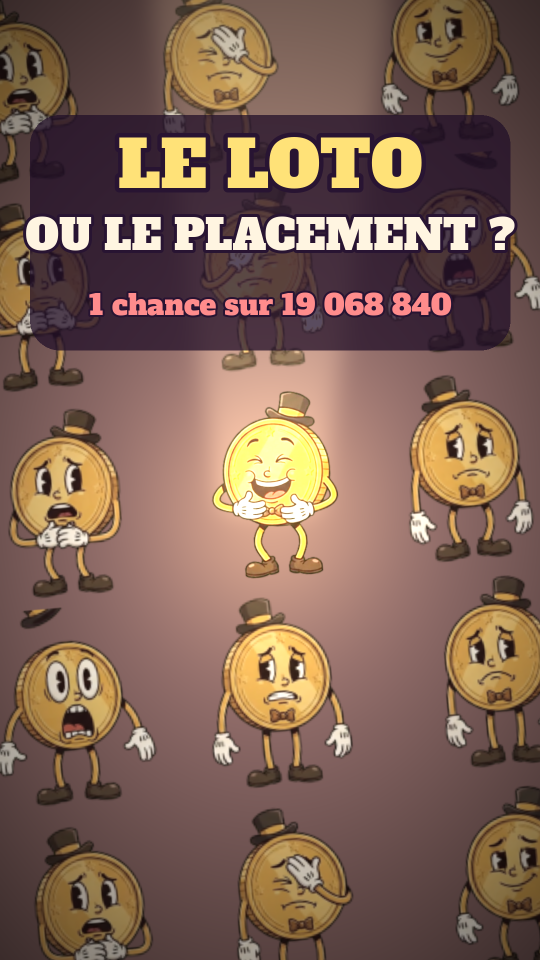
#> input picture episodes/2026-11-16_loto/couverture.png, 1080 x 1920 px (shown at 1/2 size)
$ python couverture.py
#> lines starting #> are read from the running program, lines starting #| are printed output that depends on the picture
### lib/cards_lib.py
import math, cairo
W,H=1080,1920
def hx(h,a=1): return (int(h[0:2],16)/255,int(h[2:4],16)/255,int(h[4:6],16)/255,a)
def width(c,s,fam,size,track):
    c.select_font_face(fam,0,0); c.set_font_size(size); return sum(c.text_extents(ch).x_advance+track for ch in s)-track
# [4 lines left out: function put, not called in this run]
def bg(c):
    g=cairo.LinearGradient(0,0,0,H); g.add_color_stop_rgb(0,*hx('05070C')[:3]); g.add_color_stop_rgb(.55,*hx('0A1730')[:3]); g.add_color_stop_rgb(1,*hx('12306B')[:3]); c.set_source(g); c.paint()
    r=cairo.RadialGradient(540,1500,0,540,1500,900); r.add_color_stop_rgba(0,*hx('2D5BB8',.35)); r.add_color_stop_rgba(1,*hx('2D5BB8',0)); c.set_source(r); c.paint()
def fit(c,s,fam,size,track,maxw):
    while width(c,s,fam,size,track)>maxw: size-=2
    return size
def card(name,slot,path,sub=None):
    s=cairo.ImageSurface(cairo.FORMAT_ARGB32,W,H); c=cairo.Context(s); bg(c)
    if slot:
        c.new_path(); x,y,sz,r=390,500,300,36
        c.new_sub_path(); c.arc(x+sz-r,y+r,r,-math.pi/2,0); c.arc(x+sz-r,y+sz-r,r,0,math.pi/2); c.arc(x+r,y+sz-r,r,math.pi/2,math.pi); c.arc(x+r,y+r,r,math.pi,1.5*math.pi); c.close_path()
        c.set_source_rgba(*hx('FFFFFF',.06)); c.fill_preserve(); c.set_dash([14,12]); c.set_source_rgba(*hx('FFFFFF',.55)); c.set_line_width(2.5); c.stroke(); c.set_dash([])
        put(c,"LOGO",y+sz/2+8,"Poppins Medium",26,'FFFFFF',8,.6)
        sz_=fit(c,name,"Poppins Medium",34,10,880); put(c,name,930,"Poppins Medium",sz_,'FFFFFF',10,.85); qy=1090
    else:
        sz_=fit(c,name,"Poppins Medium",92,10,900); put(c,name,800,"Poppins Medium",sz_,'FFFFFF',10); ly=860; qy=1000
        if sub:                                                                       # sous-titre facultatif, une ou plusieurs lignes, ex. « (GUCCI) »
            lines=[sub] if isinstance(sub,str) else list(sub); fs=min(fit(c,l,"Poppins Light",44,6,880) for l in lines)
            for i,l in enumerate(lines): put(c,l,875+i*(fs+16),"Poppins Light",fs,'FFFFFF',6,.85)
            ly=875+(len(lines)-1)*(fs+16)+60; qy=ly+120
        c.new_path(); c.move_to(500,ly); c.line_to(580,ly); c.set_source_rgba(*hx('FFFFFF',.5)); c.set_line_width(2); c.stroke()
    put(c,"Et toi, tu achètes ?",qy+(0 if not slot else 0),"Poppins Light",58,'FFFFFF',1)
    s.write_to_png(path)

### mister_coin/veo_coin.py
"""Mister Coin en clips Veo (Gemini) : détourage du fond vert, mise à l'échelle commune, enchaînements en fondu, boucles.

    from veo_coin import VeoCoin
    mc = VeoCoin(planning=[(0.0, 'aristo_entre_gauche', 'une'), (10.0, 'aristo_parle_neutre', 'boucle'), …],
                 x=500, pieds=1725, largeur_piece=220)
    rgb, alpha = mc.layer(t)        # tableaux float32 1080×1920 (couleur 0-255, alpha 0-1) à composer sur le décor

Chaque clip est décrit dans CLIPS : (fichier, largeur de la pièce dans le clip, centre x de la pièce, y des pieds).
'une' : le clip est joué une fois puis reste sur sa dernière image ; 'boucle' : il recommence avec un fondu de FONDU secondes.
Pour les entrées, le bord gauche du clip est calé sur le bord de l'écran (ancre 'bord'), pour qu'il entre vraiment par le côté."""
import os, subprocess, functools, math
import numpy as np, cv2
D = os.path.dirname(os.path.abspath(__file__)); V = f'{D}/veo'
W, H = 1080, 1920; FONDU = .4; CLIP_FPS = 24
# zones où il parle (images) et où il se tait, mesurées sur l'ouverture de la bouche
PAROLE = {'aristo_parle_neutre': ((24, 196), (198, 239)), 'aristo_parle_enthousiaste_16x9': ((27, 212), (214, 239)),
          'aristo_parle_explique': (((36, 86), (132, 188)), (200, 239))}   # images 88-130 : une troisième main sur la canne, exclues
# hauteur du personnage (chapeau → pieds, pose neutre) : c'est elle qui sert à la mise à l'échelle, pour qu'il garde la même taille d'un clip à l'autre
HAUTEUR = {'aristo_entre_gauche': 518*280/105*0+0, 'aristo_parle_neutre': 965, 'aristo_parle_enthousiaste_16x9': 417, 'aristo_parle_explique': 419, 'aristo_parle_enthousiaste': 1053}
CLIPS = {'aristo_entre_gauche': ((1280, 720), 280, 637, 711, 'bord'),
         'aristo_parle_neutre': ((720, 1280), 347, 346, 1117, 'centre'),
         'aristo_parle_enthousiaste_16x9': ((1280, 720), 174, 634, 579, 'centre'),
         'aristo_parle_explique': ((1280, 720), 175, 635, 581, 'centre'),
         'aristo_parle_enthousiaste': ((720, 1280), 440, 343, 1143, 'centre')}

REACTIONS = {}
def _from_catalogue():
    """les clips analysés par veo_catalogue.py complètent automatiquement CLIPS, PAROLE et HAUTEUR"""
    import json
    p = f'{V}/catalogue.json'
    if not os.path.exists(p): return
    for nm, c in json.load(open(p)).items():
        if nm in CLIPS: continue
        CLIPS[nm] = (tuple(c['format']), c['piece'], c['cx'], c['pieds'], 'bord' if 'entre' in nm or 'sort' in nm else 'centre')
        if c.get('hauteur'): HAUTEUR[nm] = c['hauteur']
        if c.get('type') == 'reaction': REACTIONS[nm] = tuple(c['action']); continue      # réactions (joie, saut…) : jouées d'un bloc, jamais pour parler
        if c.get('parle'):                                                    # clip qui parle sans silence final : on prend ses dernières images comme pose de repos
            pl = [tuple(x) for x in c['parle']]; q = tuple(c['silence'][-1]) if c.get('silence') else (c['images']-8, c['images']-1)
            PAROLE[nm] = ((pl[0] if len(pl) == 1 else tuple(pl)), q)
_from_catalogue()
# [7 lines left out: function _key, not called in this run]

class VeoCoin:
    # [244 lines left out: functions __init__, _frames, _sequence, _feat, _global_sequence, hop_dy and 4 more, not called in this run]

### episodes/2026-11-16_loto/couverture.py
"""Couverture du Loto (style maison, comme « millionnaire ») : scène de tirage assombrie en haut, titre « LE LOTO » + « OU LE PLACEMENT ? »,
question « Tu joues au Loto ? », Mister Coin qui rit en bas, entouré de boules (blanches numérotées et rouges)."""
import cairo, math, numpy as np, sys, os, subprocess
HERE = os.path.dirname(os.path.abspath(__file__)); ROOT = os.path.abspath(os.path.join(HERE, '..', '..'))
sys.path.insert(0, f'{ROOT}/lib'); sys.path.insert(0, f'{ROOT}/mister_coin')
from PIL import Image, ImageFilter, ImageDraw, ImageFont
import cards_lib as cards
from cards_lib import W, H
TMP = f'{HERE}/tmp'; os.makedirs(TMP, exist_ok=True)
def still(src, n, dst):
    if not os.path.exists(dst):
        subprocess.run(['ffmpeg', '-loglevel', 'error', '-y', '-i', src, '-vf', f'select=eq(n\\,{n})', '-vframes', '1', dst], check=True)
    return Image.open(dst).convert('RGB')
def bg(c):
    d = still(f'{HERE}/decors/sr/decor_tirage.mp4', 150, f'{TMP}/tirage_couv.png').resize((W, H), Image.LANCZOS)
    arr = np.asarray(d.convert('RGB')).astype(np.float32); y = np.arange(H)[:, None, None]
    dark = np.interp(y, [0, 650, 1120, 1320, H], [.72, .6, .55, .2, .35])
    xs = np.arange(W)[None, :, None]; band = np.exp(-((y-930)/170.0)**2)*np.exp(-((xs-540)/520.0)**2); dark = np.clip(dark+.25*band, 0, .9)
    arr *= 1-dark; b = Image.fromarray(arr.astype(np.uint8)).convert('RGBA').tobytes('raw', 'BGRa')
    src = cairo.ImageSurface.create_for_data(bytearray(b), cairo.FORMAT_ARGB32, W, H); c.set_source_surface(src); c.paint()
cards.bg = bg
_put = cards.put
def _q(c, s_, y, fam, size, *a, **k):
    if s_ == "Et toi, tu achètes ?": s_ = "Et toi, tu joues au Loto ?"; size = cards.fit(c, s_, fam, size, 0, 900)
    return _put(c, s_, y, fam, size, *a, **k)
cards.put = _q
import veo_coin as VC
path = f'{HERE}/couverture.png'; cards.card("LE LOTO", False, path, sub=("OU LE PLACEMENT ?",))
#> (the call stopped at in card, `s=cairo.ImageSurface(cairo.FORMAT_ARGB32,W,H); c=cairo.Context(s); bg(c)`: cairo is not available in this run)
im = Image.open(path).convert('RGBA')
# boules autour de Mister Coin
FB = ImageFont.truetype(f'{ROOT}/fonts/AlfaSlabOne-Regular.ttf', 64)
def ball(name, x, y, h, num=None, rot=0):
#> called with name = 'boule_loto', x = 150, y = 1290, h = 150, num = '7', rot = -8
    b = Image.open(f'{HERE}/props/{name}.png').convert('RGBA'); b = b.resize((int(b.width*h/b.height), h), Image.LANCZOS)
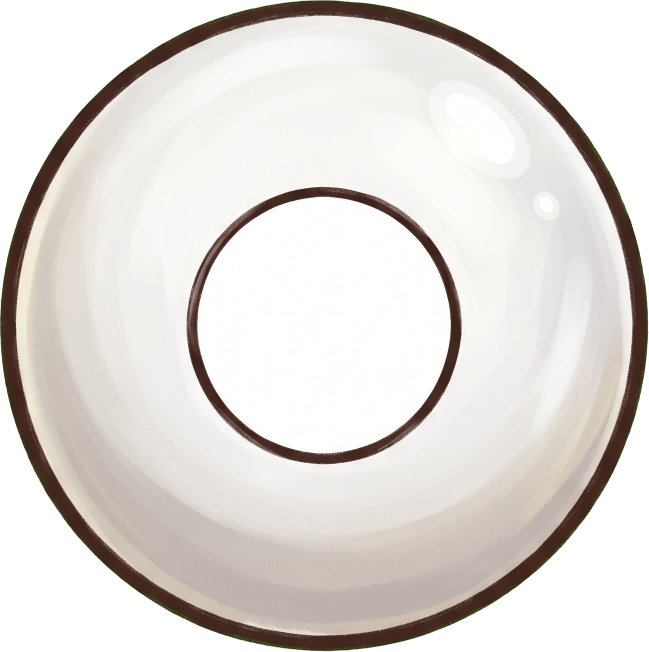
#> input picture episodes/2026-11-16_loto/props/boule_loto.png, 1297 x 1303 px (shown at 1/2 size)
#> in ball, b is the input picture: PIL image 1297x1303 RGBA; mean R, G, B, A 173.4, 171.1, 161.4, 199.4
#> after `b = b.resize((int(b.width * h / b.height), h), Image.LANCZOS)`:
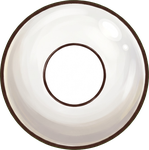
#> b: PIL image 149x150 RGBA; mean R, G, B, A 168.9, 164.5, 159.4, 199.5; transparent parts drawn white
    if num:
        d = ImageDraw.Draw(b); d.text((b.width/2, b.height/2-4), num, font=FB.font_variant(size=int(h*.27)), anchor='mm', fill=(59, 36, 18))
    b = b.rotate(rot, resample=Image.BICUBIC, expand=True)
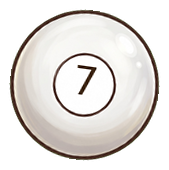
#> b: PIL image 169x170 RGBA; mean R, G, B, A 129.4, 126, 122.3, 155.1; transparent parts drawn white
    sh = Image.new('RGBA', b.size, (0, 0, 0, 0)); sh.putalpha(b.getchannel('A').filter(ImageFilter.GaussianBlur(10)).point(lambda v: int(v*.45)))
#> after `sh = Image.new('RGBA', b.size, (0, 0, 0, 0))`: sh: PIL image 169x170 RGBA; every value is 0
#> after `sh.putalpha(b.getchannel('A').filter(ImageFilter.GaussianBlur(10)).poi`:
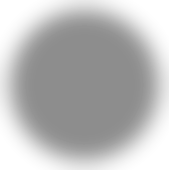
#> sh: PIL image 169x170 RGBA; mean R, G, B, A 0, 0, 0, 68.9; transparent parts drawn white
    im.alpha_composite(sh, (int(x-b.width/2)+8, int(y-b.height/2)+12)); im.alpha_composite(b, (int(x-b.width/2), int(y-b.height/2)))
for (x, y, n, r) in ((150, 1290, "7", -8), (930, 1270, "42", 10), (110, 1560, "19", 6), (975, 1540, "13", -6)):
    ball('boule_loto', x, y, 150, n, r)
# Mister Coin qui rit
cap = subprocess.run
a, m = VC._key(np.asarray(still(f'{ROOT}/mister_coin/veo/classique_rire.mp4', 120, f'{TMP}/rire_couv.png')))
#> (the run stopped early here; a loop or call above may not have finished)
